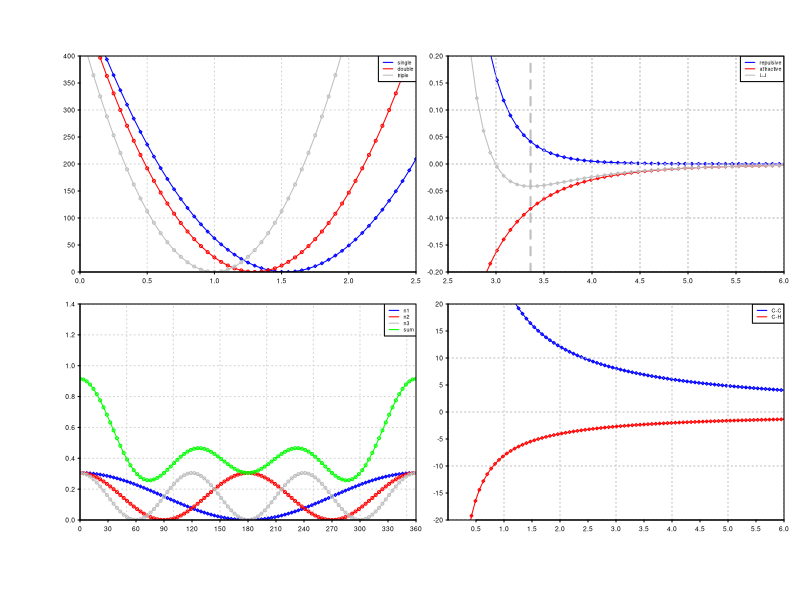

Write the R code that produced this figure.
################################################################################
# Written by: Mauricio Esguerra
# Date: November 26, 2013
# Stockholm and Uppsala, Sweden
#
# The following is an exercise on reproducing step by step the elements which
# compose the CHARMM force-field. The energy expressions are very simple and
# could be written in a few lines of code, but the intention of this R
# workbook is to make it very context rich, including step by step and even
# redundant information.
#
# In CHARMM there are various parameter files containing the force constants and
# equilibrium values for bonds, angles, and dihedrals. For this example we are
# going to use the values found in the PARAMETER file par_all36_prot.prm and 
# TOPOLOGY file stream/prot/toppar_all36_prot_model.str. Relevant lines are extracted in the 
# following text.
#
#Furthermore in CHARMM a distinction is made between TOPOLOGY files, that is,
#those describing the connectivity of atoms in the molecule, and PARAMETER files
#those describing the parameters used in the classical potential expressions to
#describe bonds and angles.
#
# We have selected ethane as a test molecule.
#
#TOPOLOGY
#============================
# Resi ETHA        0.00 ! ethane, S. Fischer
# Group
# Group
# Atom h11 ha3     0.09 !  H11      H21
# Atom h12 ha3     0.09 !    \      /
# Atom h13 ha3     0.09 ! H12-C1--C2-H22
# Atom c1  ct3    -0.27 !    /      \
# Group                 !   H13       H23
# Atom h21 ha3     0.09
# Atom h22 ha3     0.09
# Atom h23 ha3     0.09
# Atom c2  ct3    -0.27
# Bond c1 h11  c1 h12  c1 h13
# Bond c1 c2   c2 h21  c2 h22  c2 h23
# ic  h11 c1 c2  h21  0.00 0.00    0.0 0.0  0.0
# ic  h11 c1 c2  h22  0.00 0.00  120.0 0.0  0.0
# ic  h11 c1 c2  h23  0.00 0.00  240.0 0.0  0.0
# ic  h12 c1 c2  h23  0.00 0.00  120.0 0.0  0.0
# ic  h13 c1 c2  h23  0.00 0.00  240.0 0.0  0.0

#PARAMETERS
#============================
# ATOMS
# MASS    45 HA3    1.00800 ! alkane, CH3, new LJ params (see toppar_all22_prot_aliphatic_c27.str)
# MASS    52 CT3   12.01100 ! aliphatic sp3 C for CH3
# 
# BONDS
# !
# !V(bond) = Kb(b - b0)**2
# !
# !Kb: kcal/mole/A**2
# !b0: A
# !
# !atom type Kb          b0
# CT3  CT3   222.500     1.5300 ! ALLOW   ALI
#                ! alkane update, adm jr., 3/2/92
# HA3  CT3   322.000     1.1110 ! ALLOW   ALI
# ! alkane update, adm jr., 3/2/92
#
#
# ANGLES
# !
# !V(angle) = Ktheta(Theta - Theta0)**2
# !
# !V(Urey-Bradley) = Kub(S - S0)**2
# !
# !Ktheta: kcal/mole/rad**2
# !Theta0: degrees
# !Kub: kcal/mole/A**2 (Urey-Bradley)
# !S0: A
# !
# !atom types     Ktheta    Theta0   Kub     S0
# HA3  CT3  CT3   37.500    110.10   22.53   2.17900 ! ALLOW   ALI
# ! alkane update, adm jr., 3/2/92
# HA3  CT3  HA3   35.500    108.40    5.40   1.80200 ! ALLOW   ALI


# DIHEDRALS
# !
# !V(dihedral) = Kchi(1 + cos(n(chi) - delta))
# !
# !Kchi: kcal/mole
# !n: multiplicity
# !delta: degrees
# !
# !atom types             Kchi    n   delta
# ! alkane update, adm jr., 3/2/92
# X    CT3  CT3  X        0.1525  3     0.00 ! ALLOW   ALI
# ! alkane, 4/98, yin and mackerell
# 

# IMPROPER
# !
# !V(improper) = Kpsi(psi - psi0)**2
# !
# !Kpsi: kcal/mole/rad**2
# !psi0: degrees
# !note that the second column of numbers (0) is ignored
# !
# !atom types           Kpsi                   psi0
# !

# !V(Lennard-Jones) = Eps,i,j[(Rmin,i,j/ri,j)**12 - 2(Rmin,i,j/ri,j)**6]
# !
# !epsilon: kcal/mole, Eps,i,j = sqrt(eps,i * eps,j)
# !Rmin/2: A, Rmin,i,j = Rmin/2,i + Rmin/2,j
# !
# !atom  ignored    epsilon      Rmin/2   ignored   eps,1-4       Rmin/2,1-4
# !
# !carbons
# CT3      0.0       -0.0780    2.040 0.0 -0.01 1.9 ! alkane, 4/98, yin, adm jr.
# !hydrogens
# HA     0.000000  -0.022000     1.320000 ! ALLOW PEP ALI POL SUL ARO PRO ALC
# ! methane/ethane a.i. and ethane pure solvent, adm jr, 2/3/92
################################################################################





################################################################################
# BONDED (INTRAMOLECULAR) INTERACTIONS
################################################################################
################################################################################
# BONDS AS HARMONIC POTENTIALS
################################################################################
#Force constants for carbon single, double, and triple bonds
k1=222.50; k2=300; k3=450

#Equilibrium distances for carbon single, double, and triple bonds in Ångström
b1=1.5300; b2=1.3; b3=1.0

#Sampled variable
#b=runif(100, 0.5, 2.5)
b=seq(0.0, 2.5, ((2.5-0.0)/50))

#Harmonic Potential function
vbond1 <- k1*(b-b1)^2
vbond2 <- k2*(b-b2)^2
vbond3 <- k3*(b-b3)^2

################################################################################
# ANGLES AS HARMONIC POTENTIALS
################################################################################
#Force constants for carbon-carbon-carbon carbon-carbon-hydrogen
#k1=50; k2=100; k3=200

#Equilibrium angles
#b1=pi/2; b2=pi/3; b3=pi/4

#Sampled variable
#b=runif(100, 0.5, 2.5)
#b=seq(0.0, pi, ((pi-0.0)/50))

#Harmonic Potential function
#vangle1 <- k1*(b-b1)^2
#vangle2 <- k2*(b-b2)^2
#vangle3 <- k3*(b-b3)^2


################################################################################
# DIHEDRAL ANGLES AS COSINES OR FOURIER SERIES
################################################################################

#k3=0.1525; k2=0.3; k1=0.6 # k=Vo/2, so the barrier for rotation is Vo.
k3=0.1525; k2=k3; k1=k3
n3=3; n2=2; n1=1    # number of barriers or minima.
delta=0
phi=seq(0, 2*pi, ((2*pi)/100))

#angles are given in radians so have to convert on ploting to degrees.
vdihe1 <- k1*(1+(cos(n1*phi-delta)))
vdihe2 <- k2*(1+(cos(n2*phi-delta)))
vdihe3 <- k3*(1+(cos(n3*phi-delta)))
vdihet <- vdihe1+vdihe2+vdihe3


################################################################################
# NON-BONDED (INTERMOLECULAR) INTERACTIONS
################################################################################
#lennard-jones potential
epsiloni=-0.0780 #kcal/mole
epsilonj=-0.0220 #kcal/mole
epsilonij=sqrt(epsiloni*epsilonj) #Lorentz-Berthelot Lorentz=geometric
rmini=2.040*2   #Ångström
rminj=1.32*2    #Ångström
rminij=((rmini+rminj)/2)          #Lorentz-Berthelot Berthelot=aritmetic
rij=seq(0.0, 7.0, ((7.0-0.0)/100))
Aij= ((rminij/rij)**12)
Bij= (2*(rminij/rij)**6)
lj=epsilonij*( Aij - Bij)

#electrostatic potential
# It is Coulomb's law in AKMA units, ie length in A, energy in kcal/mol and charge in |e|.
# A relative dielectric permittivity (dimensionless) is allowed for in the denominator 
# (keyword EPS, default value 1.0). Numerically this boils down to:
# E= 332*(qi*qj)/(rij*eps)
# Kcoul = 1/(4*pi*epsilon-zero)
# epsilon-zero = 8.8542 x 10^-12 C^2 m^-1 J^-1
# 1 m = 10^10 A
# 1 C = 1.6022 x 10 ^19 esu
# 1 J = 6.0221 x 10 23 / 4184 kcal mol^-1
# Kcoul = 1 J m / 4*pi*(8.8542 x 1o ^-12)C^2 == 332 kcal * mol^-1 * esu^-2
qi=-0.27  # carbon charge
qj=0.09   # hydrogen charge
e=1 # dielectric constant 1 for vacuum, 80 for water, 4 for protein interior 
rij=seq(0.0, 7.0, ((7.0-0.0)/100))
Kcoul=332
velecc= Kcoul*(qi*qi)/(e*rij)
velech= Kcoul*(qi*qj)/(e*rij)

################################################################################
# POTENTIAL PLOTS
################################################################################
pdf(file="charmm_potential.pdf",family="Helvetica", width=10,height=6)                           
par(mfcol=c(2,2))                                                                               
par(cex=0.4)                                                                                    
par(mar=c(4, 4, 0, 0), oma=c(6,6,7,2))                                                          
par(tcl=-0.25)                                                                                  
par(mgp=c(2,0.6,0)) 

xlim=range(0.0, 2.5) 
ylim=range(0,400)
plot(b, vbond1, pch=23, type="o", col="blue", cex=0.8,
     xlab = " ", main="", xlim = xlim, ylim = ylim, ylab= " ",
     panel.first = grid(), axes=FALSE, xaxs="i", yaxs="i")
lines(b, vbond2, col="red",type="o")
lines(b, vbond3, col="gray",type="o")
axis(1, cex.axis=1.0, at=seq(0, 2.5,0.5))
axis(2, cex.axis=1.0, at=seq(0, 400,50),las=1) 
box(which="plot",col="black")
legend("topright",col=c("blue","red","gray"),lty=1,legend=c("single","double","triple"), cex=0.8)


xlim=range(0, 360) 
ylim=range(0,1.4)
plot(phi*(360/(2*pi)), vdihe1, pch=23, type="o", col="blue", cex=0.8,
     xlab = " ", main="", xlim = xlim, ylim = ylim, ylab= " ",
     panel.first = grid(), axes=FALSE, xaxs="i", yaxs="i")
lines(phi*(360/(2*pi)), vdihe2, col="red",type="o")
lines(phi*(360/(2*pi)), vdihe3, col="gray",type="o")
lines(phi*(360/(2*pi)), vdihet, col="green",type="o")
axis(1, cex.axis=1.0, at=seq(0, 360,30))
axis(2, cex.axis=1.0, at=seq(0, 2,0.2),las=1) 
box(which="plot",col="black")
legend("topright",col=c("blue","red","gray","green"),lty=1,legend=c("n1","n2","n3","sum"), cex=0.8)


xlim=range(2.5, 6.0) 
ylim=range(-0.2,0.2)
plot(rij,epsilonij*Aij, pch=23, type="o", col="blue", cex=0.8,
     xlab = " ", main="", xlim = xlim, ylim = ylim, ylab= " ",
     panel.first = grid(), axes=FALSE, xaxs="i", yaxs="i")
lines(rij,-epsilonij*Bij, pch=23, type="o", col="red", cex=0.8,
      xlab = " ", main="", xlim = xlim, ylim = ylim, ylab= " ",
      panel.first = grid(),  xaxs="i", yaxs="i")
lines(rij,lj, pch=23, type="o", col="gray", cex=0.8,
      xlab = " ", main="", xlim = xlim, ylim = ylim, ylab= " ",
      panel.first = grid(), xaxs="i", yaxs="i")
abline(v=rminij,col="gray",lty=2, lwd=2)
axis(1, cex.axis=1.0, at=seq(2.5, 6.0, 0.5))
axis(2, cex.axis=1.0, at=seq(-0.2, 0.2, 0.05),las=1) 
legend("topright",col=c("blue","red","gray"),lty=1,legend=c("repulsive","attractive","L-J"), cex=0.8)
box(which="plot",col="black")

xlim=range(0, 6.0) 
ylim=range(-20,20)
plot(rij,velecc, pch=23, type="o", col="blue", cex=0.8,
     xlab = " ", main="", xlim = xlim, ylim = ylim, ylab= " ",
     panel.first = grid(), axes=FALSE, xaxs="i", yaxs="i")
lines(rij,velech, pch=23, type="o", col="red", cex=0.8,
      xlab = " ", main="", xlim = xlim, ylim = ylim, ylab= " ",
      panel.first = grid(),  xaxs="i", yaxs="i")
#abline(v=rminij,col="gray",lty=2, lwd=2)
axis(1, cex.axis=1.0, at=seq(0.5, 6.0, 0.5))
axis(2, cex.axis=1.0, at=seq(-20, 20, 5),las=1) 
legend("topright",col=c("blue","red"),lty=1,legend=c("C-C","C-H"), cex=0.8)
box(which="plot",col="black")


dev.off()